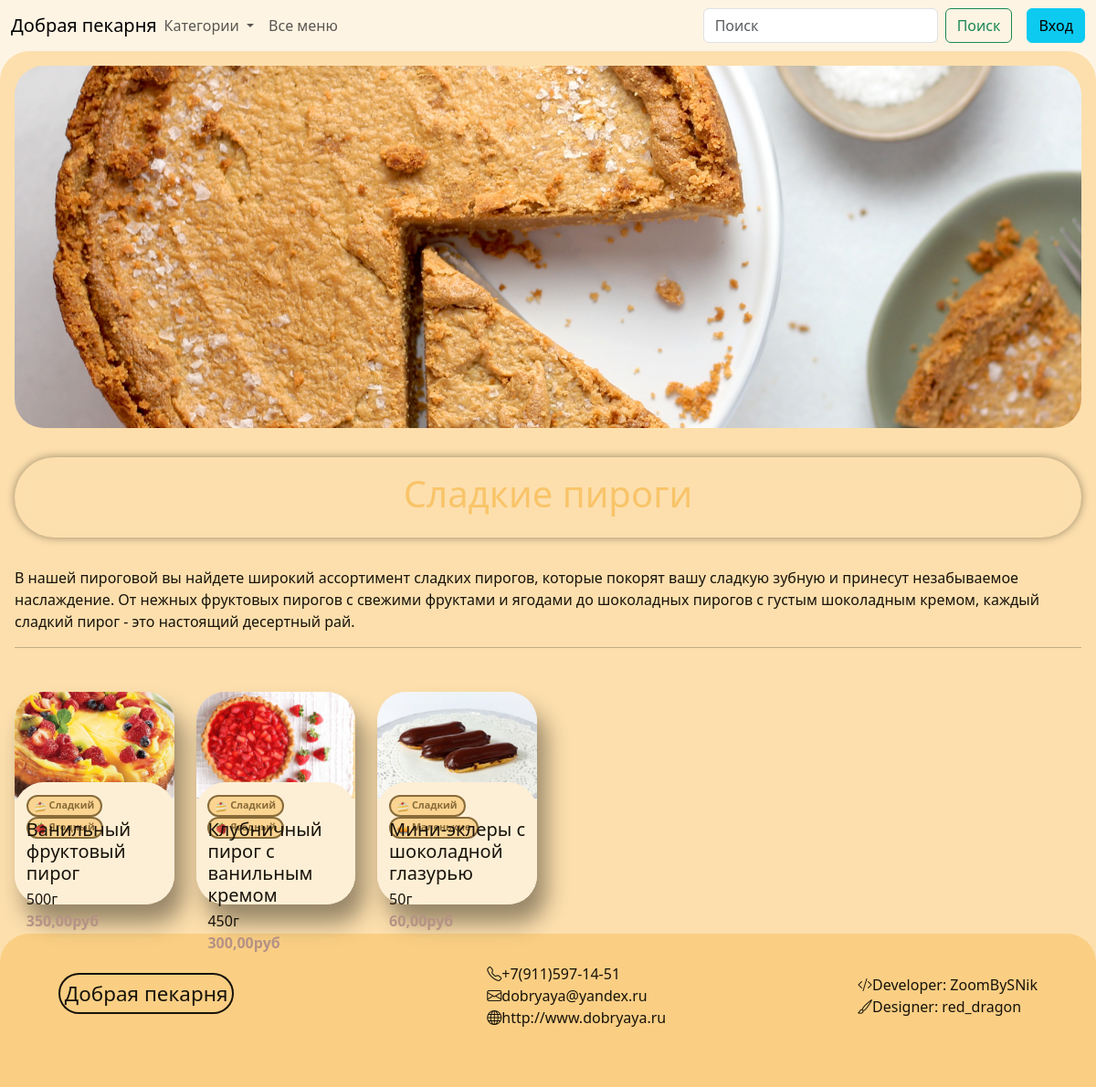
The page /topic/2/ on the database as committed earlier.
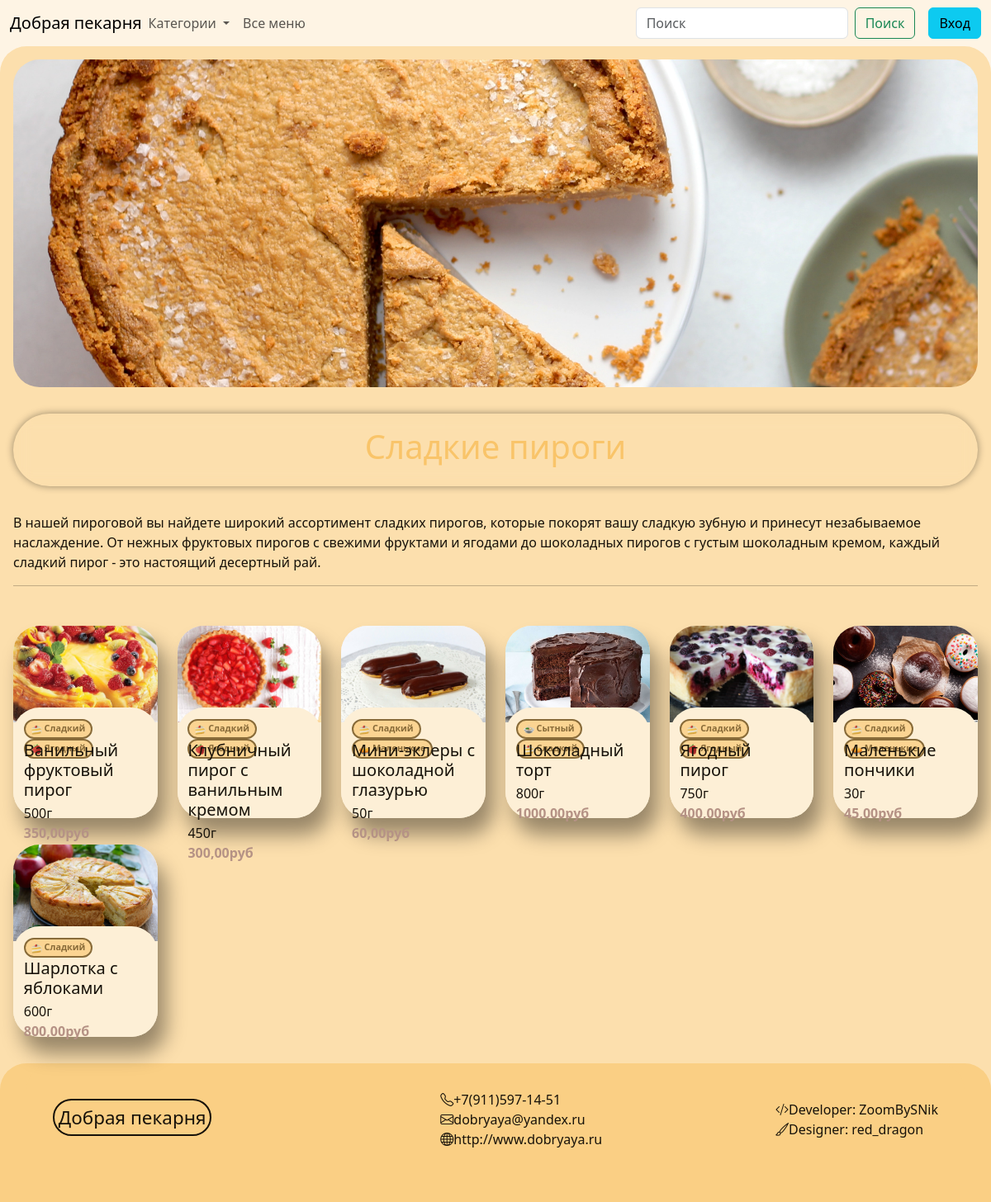
The same page on the database as committed later.
### products/models.py (models this page shows, shortened)
class Tag(models.Model):
    title = models.CharField(max_length=64, null=False, blank=False, verbose_name='Наименование для тега')
    title_for_topic = models.CharField(max_length=64, null=True, blank=True, verbose_name='Наименование')
    description = models.TextField(null=True, blank=True, verbose_name='Описание')
    board_image = models.ImageField(null=True, blank=True, upload_to='tags_img/board')
    icon_image = models.ImageField(null=True, blank=True, upload_to='tags_img/icon')
    class Meta:
        verbose_name = 'Тег'
        verbose_name_plural = 'Теги'

class Product(models.Model):
    title = models.CharField(max_length=64, null=False, blank=False, verbose_name='Наименование')
    description = models.TextField(verbose_name='Описание')
    weight = models.IntegerField(null=False, blank=False, verbose_name='Вес (гр.)')
    image = models.ImageField(null=True, blank=True, upload_to='products_img/')
    class Meta:
        verbose_name = 'Продукт'
        verbose_name_plural = 'Продукты'

class TagAndProduct(models.Model):
    product = models.ForeignKey('Product', on_delete=models.CASCADE, null=False, blank=False, verbose_name='Продукт')
    tag = models.ForeignKey('Tag', on_delete=models.CASCADE, null=False, blank=False, verbose_name='Тег')
    class Meta:
        verbose_name = 'Тег и продукт'
        verbose_name_plural = 'Теги и продукты'
        unique_together = ('product', 'tag')

### pages/views.py (the view)
# urls.py: path('topic/<int:topic_id>/', views.topic, name='topic'),
def topic(request, topic_id):
    topic = get_object_or_404(Tag, id=topic_id)
    orders = get_popular(None).annotate(price=F('pricelistposition__price'))
    orders = orders.filter(tagandproduct__tag__id=topic.id)
    topics = Tag.objects.all()
    response = {
        'orders': orders,
        'topic': topic,
    }
    response = response | context_for_navbar(request)
    return render(request, "products/topic_list.html", response)

### pages/views.py (called while the page is built)
def get_popular(count):
    popular_products = Product.objects.annotate(
        total_orders=Count('pricelistposition__orderposition__order', distinct=True)
    ).order_by('-total_orders')[:count]
    latest_price_list_id = PriceList.objects.aggregate(latest_id=Max('id'))['latest_id']
    latest_prices = PriceListPosition.objects.filter(price_list_id=latest_price_list_id).select_related('product')
    for product in popular_products:
        product.latest_price = latest_prices.get(product=product).price
    return popular_products

def context_for_navbar(request):
    cart = request.COOKIES.get('cart', '')
    topics = Tag.objects.all()
    orders_for_check = Order.objects.filter(customer=request.user.id)
    return {'cart': cart, 'topics': topics, 'orders_for_check': orders_for_check}

### pages/templates/products/topic_list.html (shortened to what this page needs)
{% extends 'base.html' %}
{% block content %}
<div class="row expanding-div">
    <div class="col-12" style="aspect-ratio: 3/1; text-align: center">
        <img src="{{ MEDIA_URL }}{{ topic.board_image.url}}" class="d-block w-100 img-in-topic">
        <div class="for-text-in-topic">
            <h1 class="text-in-topic">{{ topic.title_for_topic }}</h1>
        </div>
    </div>
    <div class="col-12">
        <p>{{ topic.description }}</p>
        <hr>
    </div>
    <div>
        {% include 'objects/card.html' with orders=orders %}
    </div>
</div>
{% endblock %}

### pages/templates/base.html (shortened to what this page needs)
<!DOCTYPE html>
<html lang="en">
<head>
    <link href="https://cdn.jsdelivr.net/npm/bootstrap@5.3.0-alpha3/dist/css/bootstrap.min.css" rel="stylesheet"
>
    <link rel="stylesheet" href="https://cdn.jsdelivr.net/npm/bootstrap-icons@1.10.5/font/bootstrap-icons.css">
</head>
<body style="background: #fef4e4">
{% include 'navbar.html' with topics=topics %}
<section class="main">
    {% block content %}
    {% endblock %}
</section>
<footer class="footer">
    {% include "footer.html" %}
</footer>
</body>
</html>

### pages/templates/navbar.html (shortened to what this page needs)
{% block content %}
<nav class="navbar navbar-expand-lg">
  <div class="container-fluid">
    <div class="collapse navbar-collapse" id="navbarSupportedContent">
      <ul class="navbar-nav me-auto mb-2 mb-lg-0">
          <li class="nav-item">
            <div>
            <a class="navbar-brand" href="/">
                Добрая пекарня
            </a>
          </div>
        </li>
        <li class="nav-item dropdown">
          <a class="nav-link dropdown-toggle" href="#" role="button" data-bs-toggle="dropdown" aria-expanded="false">
            Категории
          </a>
        </li>
        <li class="nav-item" >
            <a class="nav-link" href="/products">
                Все меню
            </a>
        </li>
      </ul>
      <form class="d-flex" role="search" action="/products" method="GET">
        <input class="form-control me-2" type="text" name="search" placeholder="Поиск" aria-label="Поиск">
        <button class="btn btn-outline-success" type="submit">Поиск</button>
      </form>
        {% if request.user.is_authenticated %}
            {% if orders_for_check %}
                <a class="btn btn-info" style="margin-left: 1em" href="{% url 'orders' %}">Заказы</a>
            {% endif %}
            {% if cart %}
                <a class="btn btn-info" style="margin-left: 1em" href="{% url 'cart' %}">Корзина</a>
            {% endif %}
            <a class="btn btn-info" style="margin-left: 1em" href="{% url 'logout' %}">Выход</a>
        {% else %}
            <a class="btn btn-info" style="margin-left: 1em" href="{% url 'login' %}">Вход</a>
        {% endif %}
    </div>
  </div>
</nav>
{% endblock content %}

### pages/templates/objects/card.html (shortened to what this page needs)
{% block content %}
    <div class="row row-cols-lg-6 row-cols-md-3 row-cols-sm-2">
        {% for item in orders %}
            <div class="col" style="margin-top: 2em">
                <div class="card custom-card" onclick="location.href='/';">
                    <div style="height: 50%;">
                        <img src="{{ MEDIA_URL }}{{ item.image.url }}" class="card-img-top">
                    </div>
                    <div class="card-body custom-card-body">
                        <div style="height: 6%; font-size: 0.9em">
                            {% for tagandproduct in item.tagandproduct_set.all|slice:":2" %}
                                <a class="badge rounded-pill text-bg custom-tag" style="height: 2.2em;" href="{% url 'topic' tagandproduct.tag.id %}">
                                        <img src="{{ MEDIA_URL }}{{ tagandproduct.tag.icon_image.url }}" class="tag-img">
                                        {{ tagandproduct.tag.title }}
                                    </a>
                            {% endfor %}
                        </div>
                        <div style="height: 60%">
                            <h5 style="margin-bottom: 0.2em; margin-top: 1em">{{ item.title }}</h5>
                            {{ item.weight }}г
                            <div style="color: #b59285; font-weight: bold">{{ item.price }}руб</div>
                        </div>
                        <div class="text-end" style="height: 40%">
                        </div>
                    </div>
                </div>
            </div>
        {% endfor %}
    </div>
{% endblock content %}

### pages/templates/footer.html (shortened to what this page needs)
{% block content %}
    <div class="footer">
        <div>
            <a href="/" class="footer-logo-borders">Добрая пекарня</a>
        </div>
        <div class="footer-txt">
            <p><i class="bi bi-telephone"></i>+7(911)597-14-51</p>
            <p><i class="bi bi-envelope"></i>dobryaya@yandex.ru</p>
            <p><i class="bi bi-globe"></i>http://www.dobryaya.ru</p>
        </div>
        <div class="footer-txt">
            <p><i class="bi bi-code-slash"></i>Developer: ZoomBySNik</p>
            <p><i class="bi bi-brush"></i>Designer: red_dragon</p>
        </div>
    </div>
{% endblock content %}

### pages/templates/navbar.html (style rules this page uses)
.navbar-brand { background: none; justify-content: center; display: flex; margin: auto; }

### pages/templates/objects/card.html (style rules this page uses)
.custom-card-body { height: 50%; padding: 0.8em; margin-top: -10%; border-radius: 2em; background: #fdefd6; }
.custom-card { height: auto; border-radius: 2em; aspect-ratio: 3/4; background: #fdefd6; border-style: none; box-shadow: 10px 20px 25px rgba(0, 0, 0, 0.4); }
.card-img-top { width: 100%; height: 100%; object-fit: cover; border-top-left-radius: 2em; border-top-right-radius: 2em; }
.tag-img { width: 1.2em; height: 1.2em; }
.custom-tag { border-style: solid; border-width: .2em; border-color: #886b39; background: #fbd492; color: #886b39; margin-right: 0.1em; text-decoration: none; }

### pages/templates/products/topic_list.html (style rules this page uses)
.expanding-div { display: inline-flex; margin-bottom: 2em; }
.img-in-topic { width: 100%; height: 100%; object-fit: cover; border-radius: 2rem; }
.text-in-topic { background-color: transparent; mix-blend-mode: difference; color: #f9c469; }
.for-text-in-topic { display: flow; padding: 1em; min-width: 10px; background-color: transparent; transition: background-color 0.3s ease-in-out; backdrop-filter: blur(10px); border-radius: 1000px; box-shadow: 0 0 10px rgba(0, 0, 0, 0.4); margin-top: 2em; margin-bottom: 2em; }

### pages/templates/footer.html (style rules this page uses)
.footer { display: flex; justify-content: space-between; align-items: center; padding: 1em 4em; width: 100%; background: rgba(0, 0, 0, 0.05); }
.footer-logo-borders { border-style: solid; border-radius: 1000px; border-width: 0.09em; padding: 0.3rem 0.3rem; line-height: 0.9rem; font-size: 1.4em; font-weight: 100; text-decoration: none; color: inherit; margin-right: 3em; }
.footer-txt p { margin-bottom: 0em; }

### pages/templates/base.html (style rules this page uses)
* { color: #17120a; }
.main { display: flex; min-height: 83vh; overflow-y: auto; padding: 1rem; border-top-right-radius: 2rem; border-top-left-radius: 2rem; background-color: #fcdfad; padding-bottom: 2rem; }
.footer { display: flex; border-top-right-radius: 2rem; border-top-left-radius: 2rem; background-color: #facf84; margin-top: -2rem; padding: 2rem; }

Rows that differ between the two databases and show on the page:
added Product: image (picture), title "Шоколадный торт", weight "800", price "1000,00"
added TagAndProduct: tag.icon_image (picture), tag "Сытный", shown under "Шоколадный торт"
added TagAndProduct: tag.icon_image (picture), tag "Сладкий", shown under "Шоколадный торт"
added Product: image (picture), title "Ягодный пирог", weight "750", price "400,00"
added TagAndProduct: tag.icon_image (picture), tag "Сладкий", shown under "Ягодный пирог"
added TagAndProduct: tag.icon_image (picture), tag "Ягодный", shown under "Ягодный пирог"
added Product: image (picture), title "Маленькие пончики", weight "30", price "45,00"
added TagAndProduct: tag.icon_image (picture), tag "Сладкий", shown under "Маленькие пончики"
added TagAndProduct: tag.icon_image (picture), tag "Маленькие", shown under "Маленькие пончики"
added Product: image (picture), title "Шарлотка с яблоками", weight "600", price "800,00"
added TagAndProduct: tag.icon_image (picture), tag "Сладкий", shown under "Шарлотка с яблоками"
